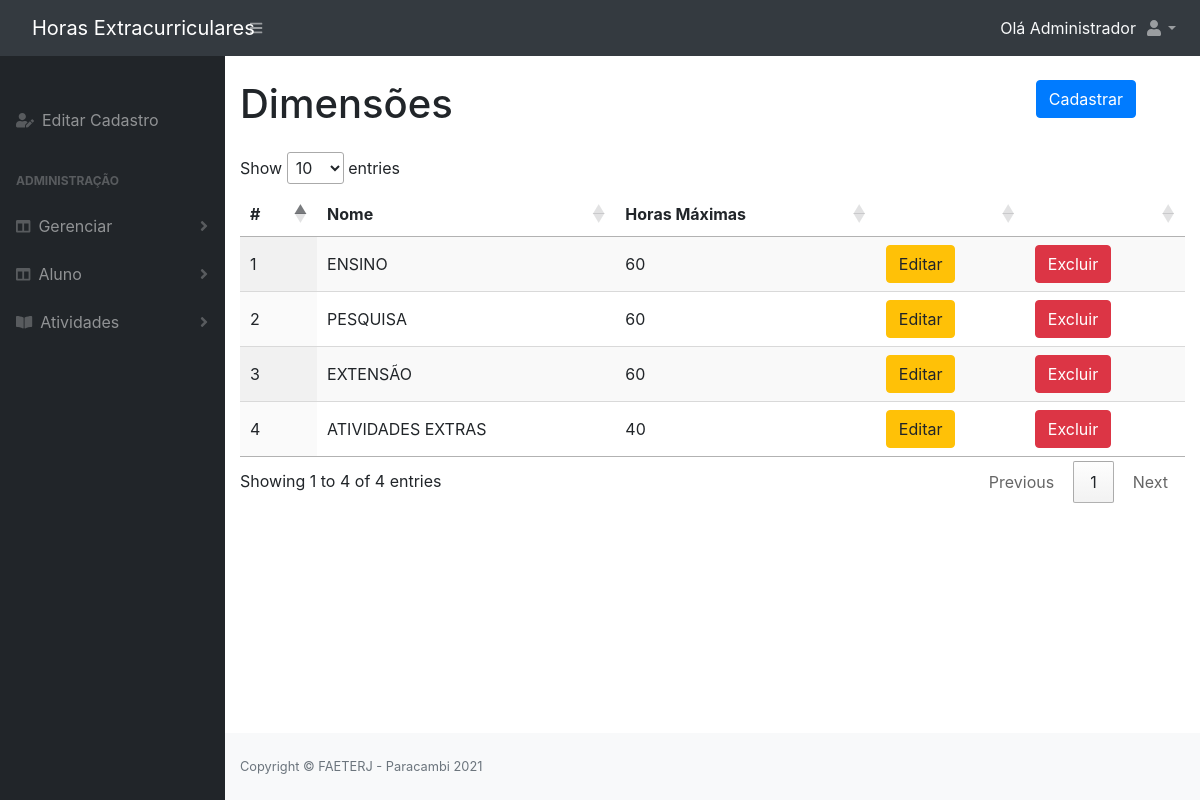
Screenshot of /dimensao.php (signed in) with the database file from the repository.
### tables this page shows
CREATE TABLE IF NOT EXISTS `dimensao` (
  `id` INT NOT NULL AUTO_INCREMENT,
  `nome` VARCHAR(100) NOT NULL,
  `max_horas` INT NOT NULL,
  `data_registro` DATETIME NOT NULL DEFAULT CURRENT_TIMESTAMP,
  PRIMARY KEY (`id`));

### class/DimensaoDao.php (called while the page is built, shortened)
<?php
require_once 'DB.php';
abstract class DimensaoDao extends DB
{
    protected $table;
   public function findAll()
    {
        $sql = "SELECT * FROM $this->table";
        $stmt = DB::prepare($sql);
        $stmt->execute();
        return $stmt->fetchAll();
    }
}

### class/DB.php (called while the page is built, shortened)
<?php
class DB{
	private static $instance;
	public static function getInstance(){
		if(!isset(self::$instance)){
			try {
				self::$instance = new PDO('mysql:host=' . DB_HOST . ';dbname=' . DB_NAME, DB_USER, DB_PASS, array(PDO::MYSQL_ATTR_INIT_COMMAND => "SET NAMES utf8"));
				self::$instance->setAttribute( PDO::ATTR_ERRMODE, PDO::ERRMODE_EXCEPTION);
				self::$instance->setAttribute(PDO::ATTR_DEFAULT_FETCH_MODE, PDO::FETCH_OBJ);
			} catch (PDOException $e) {
				echo $e->getMessage();
			}
		}
		return self::$instance;
	}
	public static function prepare($sql){
		return self::getInstance()->prepare($sql);
	}
}

### dimensao.php (the view, shortened to what this page needs)
<?php
require_once 'include/topo.php';
$dimensao = new Dimensao();
?>
<div class="container-fluid">
<div class="form-row">
        <div class="form-group col-md-10">
            <h1>Dimensões</h1>
        </div>
        <div class="form-group col-md-2">
            <button type="button" class="btn btn-primary" data-toggle="modal" data-target="#cadastrar">Cadastrar</button>
        </div>
    </div>
<table id="listar" class="display" style="width:100%">
            <thead>
                <tr>
                    <th>#</th>
                    <th>Nome</th>
                    <th>Horas Máximas</th>
                    <th></th>
                    <th></th>
                </tr>
            </thead>
            <?php foreach ($dimensao->findAll() as $key => $value) : ?>
                <tr>
                    <td><?php echo $value->id; ?></td>
                    <td><?php echo $value->nome; ?></td>
                    <td><?php echo $value->max_horas; ?></td>
                    <td>
                        <button type="button" class="btn btn-warning" data-toggle="modal" data-target="#editar" onclick="preencheDados('editar', <?php echo '\''. $value->id . '\',' . '\''. $value->nome . '\',' . '\''. $value->max_horas . '\'' ?>)">Editar</button>
                    </td>
                    <td>
                        <button type="button" class="btn btn-danger" data-toggle="modal" data-target="#excluir" onclick="preencheDados('excluir', <?php echo $value->id; ?>)">Excluir</button>
                    </td>
                </tr>
            <?php endforeach;?>
</table>
</div>
<?php require_once 'include/rodape.php'?>

### rows the page displays
dimensao: id "1", nome "ENSINO", max_horas "60"
dimensao: id "2", nome "PESQUISA", max_horas "60"
dimensao: id "3", nome "EXTENSÃO", max_horas "60"
dimensao: id "4", nome "ATIVIDADES EXTRAS", max_horas "40"

### other values shown
strtok($_SESSION['nome'], ' ') "Administrador"
